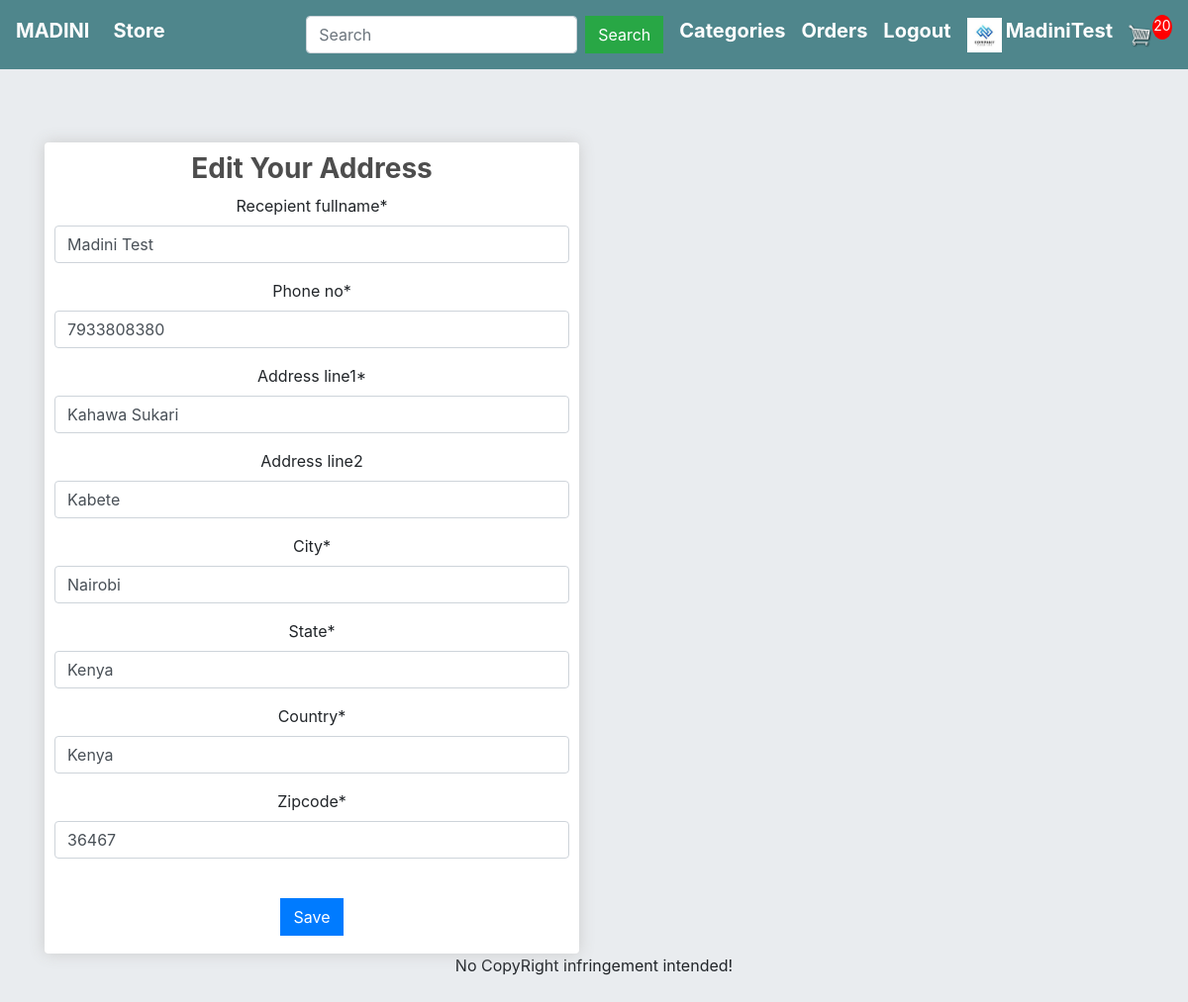
/update_address/1 (signed in), run on the app's committed database.
### accounts/models.py (models this page shows, shortened)
class Profile(models.Model):
    user = models.OneToOneField(User,on_delete=models.CASCADE)
    dob = models.DateField(null=True,blank=True)
    photo = models.ImageField(null=True,blank=True)

### store/models.py (models this page shows, shortened)
class ShippingAddress(models.Model):
    user = models.ForeignKey(User,on_delete=models.CASCADE,null=True,blank=False)
    recepient_fullname = models.CharField(max_length=100,null=True,blank=False)
    phone_no = models.IntegerField(null=False,blank=False)
    address_line1 = models.CharField(max_length=200, null=True,blank=False)
    address_line2 = models.CharField(max_length=100,null=True,blank=True)
    city = models.CharField(max_length=200, null=False)
    state = models.CharField(max_length=200, null=False)
    country = models.CharField(max_length=100,null=True,blank=False)
    zipcode = models.CharField(max_length=200, null=False)
    date_added = models.DateTimeField(auto_now_add=True)

### store/views.py (the view)
# urls.py: path('update_address/<int:id>',views.update_address,name='update_address'),
def update_address(request,id):
    if not request.user.is_authenticated:
        return HttpResponseRedirect(reverse('user_login'))
    total_item_cart = 0
    if request.user.is_authenticated:
        items = OrderItem.objects.filter(user=request.user)
        for item in items:
            total_item_cart += item.quantity
    product_categories = ProductCategories.objects.all()
    adr = ShippingAddress.objects.get(id=id)
    if adr.user != request.user:
        return Http404()
    if request.method == 'POST':
        form = ShippingUpdateForm(request.POST,instance=adr)
        if form.is_valid():
            form.save()
            return HttpResponseRedirect(reverse('checkout'))
    else:
        form = ShippingUpdateForm(instance=adr)
    context = {
        'product_categories' : product_categories,
        'total_item_cart' : total_item_cart,
        'form' : form ,
    }
    return render(request ,'store/update_address.html',context)

### store/forms.py
class ShippingUpdateForm(ModelForm):
    class Meta:
        model = ShippingAddress
        fields = '__all__'
        exclude = ['user']

### store/templates/store/update_address.html (shortened to what this page needs)
{% extends 'store/main.html' %}
{% load static %}
{% load crispy_forms_tags %}
{% block content %}
     <div class="row" style="text-align: center;">
		<div class="col-lg-6">
			<div class="box-element" id="form-wrapper">
     		<h3><strong>Edit Your Address</strong></h3>
				<form method="POST">
					{{ form|crispy }}
					<br>
					<input type="submit" class="btn btn-primary mb-2" name="submit" , value='Save'>
				</form>
			</div>
		</div>
{% endblock content %}

### store/templates/store/main.html (shortened to what this page needs)
<!DOCTYPE html>
{% load static %}
<html>
<head>
	<link rel="stylesheet" href="https://stackpath.bootstrapcdn.com/bootstrap/4.4.1/css/bootstrap.min.css">
	<link rel="stylesheet" href="https://maxcdn.bootstrapcdn.com/bootstrap/4.0.0/css/bootstrap.min.css">
	<link rel="stylesheet" href="https://cdnjs.cloudflare.com/ajax/libs/font-awesome/5.14.0/css/all.min.css" />
	<link rel="stylesheet" type="text/css" href="{% static 'store/css/main.css' %}">
</head>
<body>
	<nav class="navbar navbar-expand-lg navbar-dark bg-dark">
	  <h5><strong><a class="navbar-brand" href="{% url 'store' %}" style="color: white">MADINI</a></strong></h5>
	  <div class="collapse navbar-collapse" id="navbarSupportedContent">
	    <ul class="navbar-nav mr-auto">
	      <li class="nav-item active">
	        <h5><strong><a class="nav-link" href="{% url 'store' %}" style="color: white">Store <span class="sr-only">(current)</span></a></strong></h5>
	      </li>
	    </ul>
	    <div class="form-inline my-2 my-lg-0">
	    	<form method="get" action="{% url 'search' %}" class="form-inline my-2 my-lg-0">
					<input type="search" name="search" aria-label="Search" placeholder="Search" class="form-control mr-sm-2">
					<button class="btn btn-success my-2 mr-sm-3" type="submit">Search</button>
			</form>
			<div class="dropdown mr-sm-3">
					  <h5><strong><a style="color: white">Categories</a></strong></h5>
			</div>
	    	{% if request.user.is_authenticated %}
	     		<h5 class="mr-sm-3"><strong><a href="{% url 'order_details' %}" style="color: white">Orders</a></strong></h5>
	     		<h5 class="mr-sm-3"><strong><a href="{% url 'user_logout' %}" style="color: white">Logout</a></strong></h5>
	     		{% if request.user.profile.photo %}
					<a href="{% url 'profilepage' username=user.username %}"><img class="mr-sm-1" src="{{ request.user.profile.photo.url }}" width="35" height="35"></a>
				{% else %}
					<a href="{% url 'profilepage' username=user.username %}"><img class="mr-sm-1" src="/static/images/default.png" width="35" , height="35"></a>
				{% endif %}
		    	<h5><strong><a href="{% url 'profilepage' username=request.user.username %}" style="color: white">{{request.user.username}}</a></strong></h5>
	     	{% else %}
	     		<h5 class="mr-sm-3"><strong><a href="{% url 'user_login' %}" style="color: white">Login</a></strong></h5>
	     		<div>
		     		<h5 class="mr-sm-3"><strong><a href="{% url 'register' %}" style="color: white">SignUp</a></strong></h5>
	     		</div>
	     	{% endif %}
	     	<a href="{% url 'cart' %}">
	    		<img  id="cart-icon" src="{% static 'images/cart.png' %}">
	    	</a>
	    	<p id="cart-total">{{total_item_cart}}</p>
	    </div>
	  </div>
	</nav>
	<div class="jumbotron jumbotron-fluid">
		<div class="container container-fluid">
			{% block content %}
			{% endblock %}
		</div>
	</div>
	<footer class="footer">
		<p style="text-align: center;">No CopyRight infringement intended!</p>
	</footer>
</body>
</html>

### store/static/store/css/main.css (style rules this page uses)
body { background-color: hsl(0, 0%, 98%); }
h1,h2,h3,h4,h5,h6 { color:hsl(0, 0%, 30%); }
.box-element { box-shadow:hsl(0, 0%, 80%) 0 0 16px; background-color: #fff; border-radius: 4px; padding: 10px; }
.bg-dark { background-color: #4f868c!important; }
#cart-icon { width:25px; display: inline-block; margin-left: 15px; }
#cart-total { display: block; text-align: center; color:#fff; background-color: red; width: 20px; height: 25px; border-radius: 50%; font-size: 14px; }
.col-lg-4, .col-lg-6, .col-lg-8, .col-lg-12 { margin-top: 10px; }
.btn { border-radius: 0; }

### store/templates/store/main.html (style rules this page uses)
.dropdown { position: relative; display: inline-block; }

### data on the page
ShippingAddress: recepient_fullname "Madini Test", phone_no "7933808380", address_line1 "Kahawa Sukari", address_line2 "Kabete", city "Nairobi", state "Kenya", country "Kenya", zipcode "36467"

### other printed values
{{ request.user.username }} "MadiniTest"
{{ total_item_cart }} "20"
